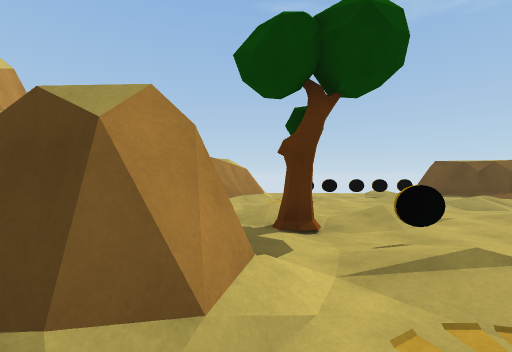
[1] (above)

18 first-person views from a walk through a Unity game level. The camera is 1.4 m above the floor, looks level and sees 90° across. The floor is counted in squares, 2 m on a side. Each view is taken from the middle of a square. On the plan, view 1 faces up. The plan holds only what a view shows up to about 9 squares ahead; the rest is blank. The place goes on beyond the plan.

[2]
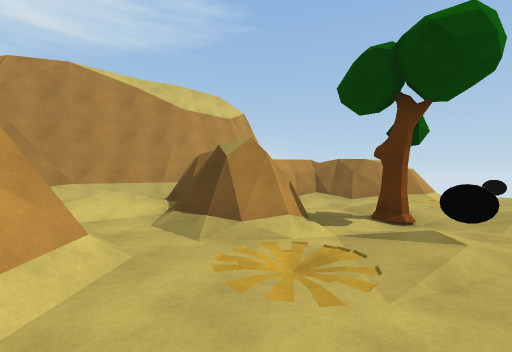

[3]
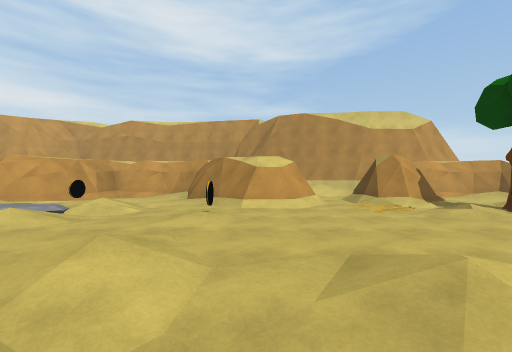

[4]
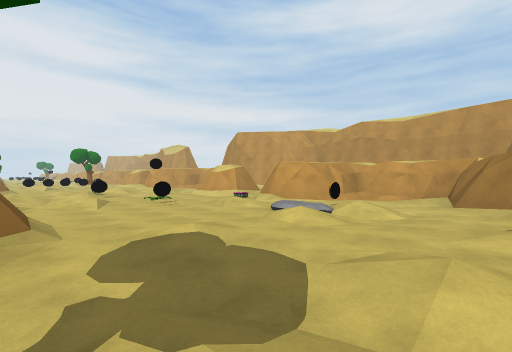

[5]
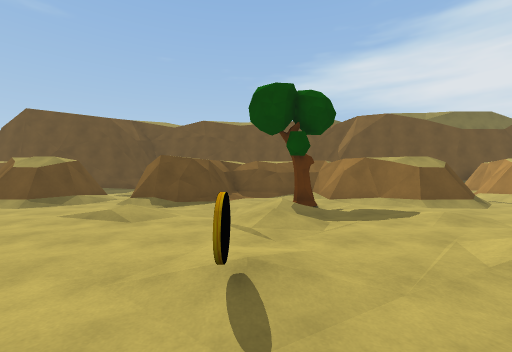

[6]
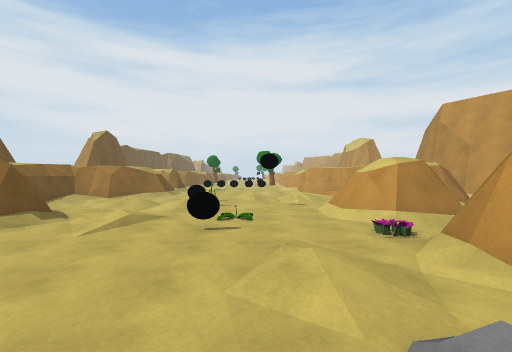

[7]
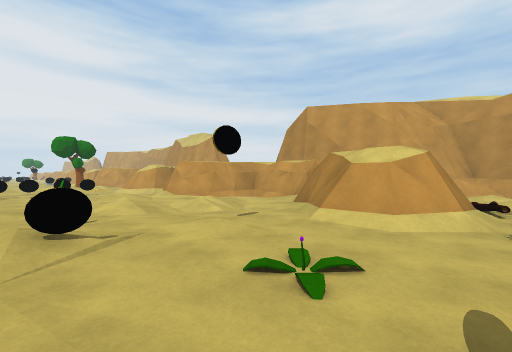

[8]
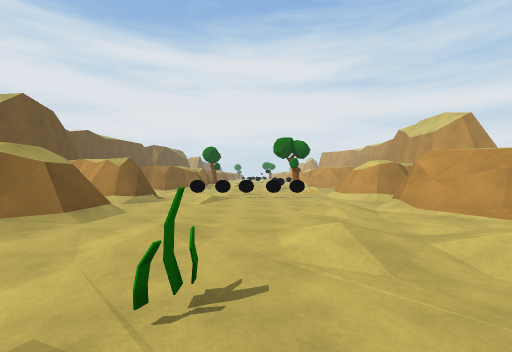

[9]
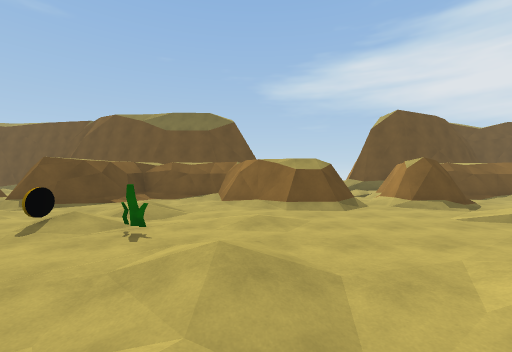

[10]
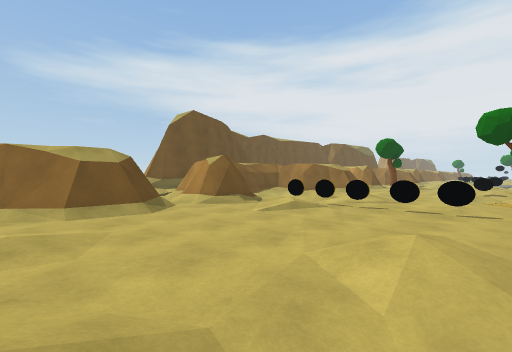

[11]
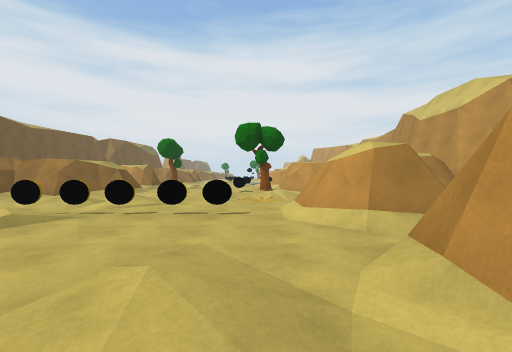

[12]
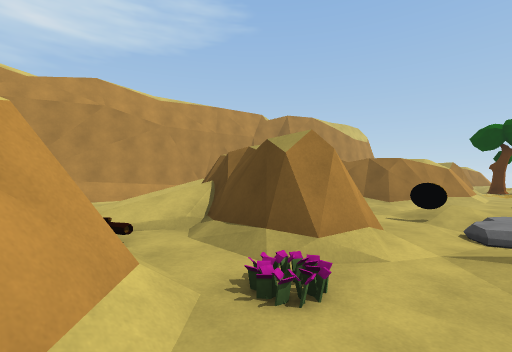

[13]
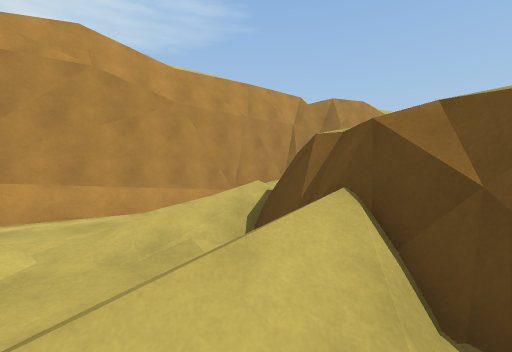

[14]
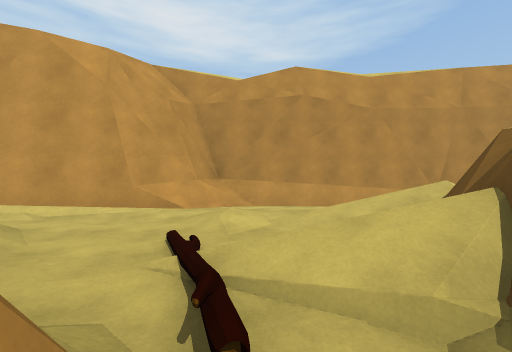

[15]
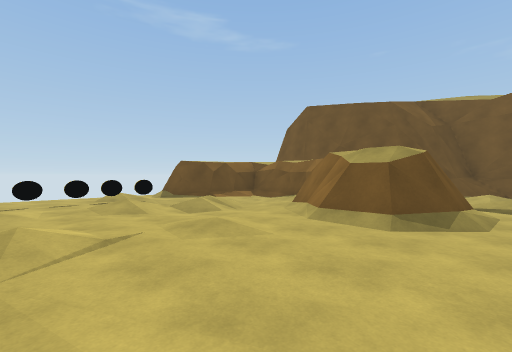

[16]
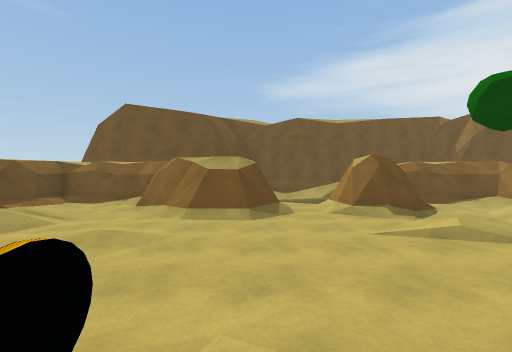

[17]
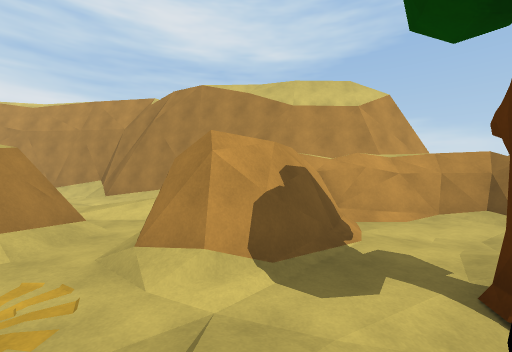

[18]
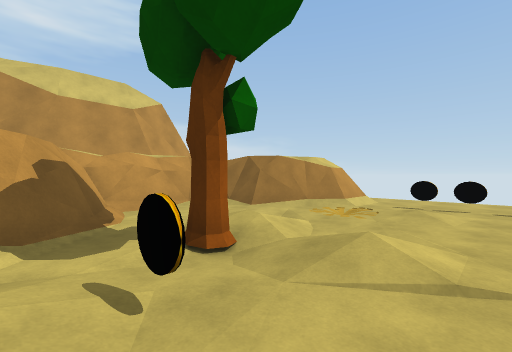

### Floor plan
Key: @ floor where view 1 was taken; # wall or solid block; . main floor; : floor 0.25 m higher than the main floor; - floor 0.25 m lower than the main floor; + floor 0.5 m higher than the main floor; / step, stairs or slope; = window, fence, low wall or low ledge; O other object.
Columns run from 8 left of view 1 to 14 right of it. Each row starts with its distance up from view 1.
 10         .....
  9         #...::##
  8        ##.OOOO.###
  7       ##/.:.:....#
  6      ##/.O...//..#
  5      #../....../##
  4      #...O:.:./##
  3    #####..O...##     #
  2    ######::...###..::##
  1   ## +###......../.: /#
  0   #/ /..@O....##
 -1   #  :###...::##
 -2  ##. .###......###
 -3  #/.  ##/.O.:....#
 -4 ##.  ##/......O..#
 -5 #/   #../....../##
 -6 #/   #..O::.:./##
 -7 #/ /####.:....###
 -8 #/./#####::...###
 -9 #/././###.......
-10 #/././/.O..O..###
-11 ##::..###.O.::####
-12  ##../ ##....../##
-13   #./###/.:.O.:..#
-14   #### /...O../..#
-15    ###..//...../##
-16      #..:.:.:./##
-17      ###......##
-18        ##::...##
-19         #........
-20        /....../##=
-21       ###.OOOO/###
-22         #....-./ #
-23     ##  .O:.://..#
-24         -...   ..#

Where each view was taken, in squares from view 1:
view 1: 0 up, 0 right, facing up
view 2: 1 down, 2 right, facing up-left
view 3: 2 down, 6 right, facing left
view 4: 3 down, 6 right, facing down-left
view 5: 3 down, 0 right, facing right
view 6: 6 down, 2 right, facing down
view 7: 10 down, 4 right, facing down-left
view 8: 13 down, 3 right, facing down
view 9: 16 down, 0 right, facing right
view 10: 16 down, 1 right, facing down-right
view 11: 17 down, 1 right, facing down
view 12: 11 down, 1 right, facing up-left
view 13: 10 down, 2 left, facing up-left
view 14: 10 down, 1 left, facing left
view 15: 1 up, 2 right, facing up-right
view 16: 2 up, 1 right, facing right
view 17: 2 up, 2 right, facing left
view 18: 2 up, 3 right, facing up-left
